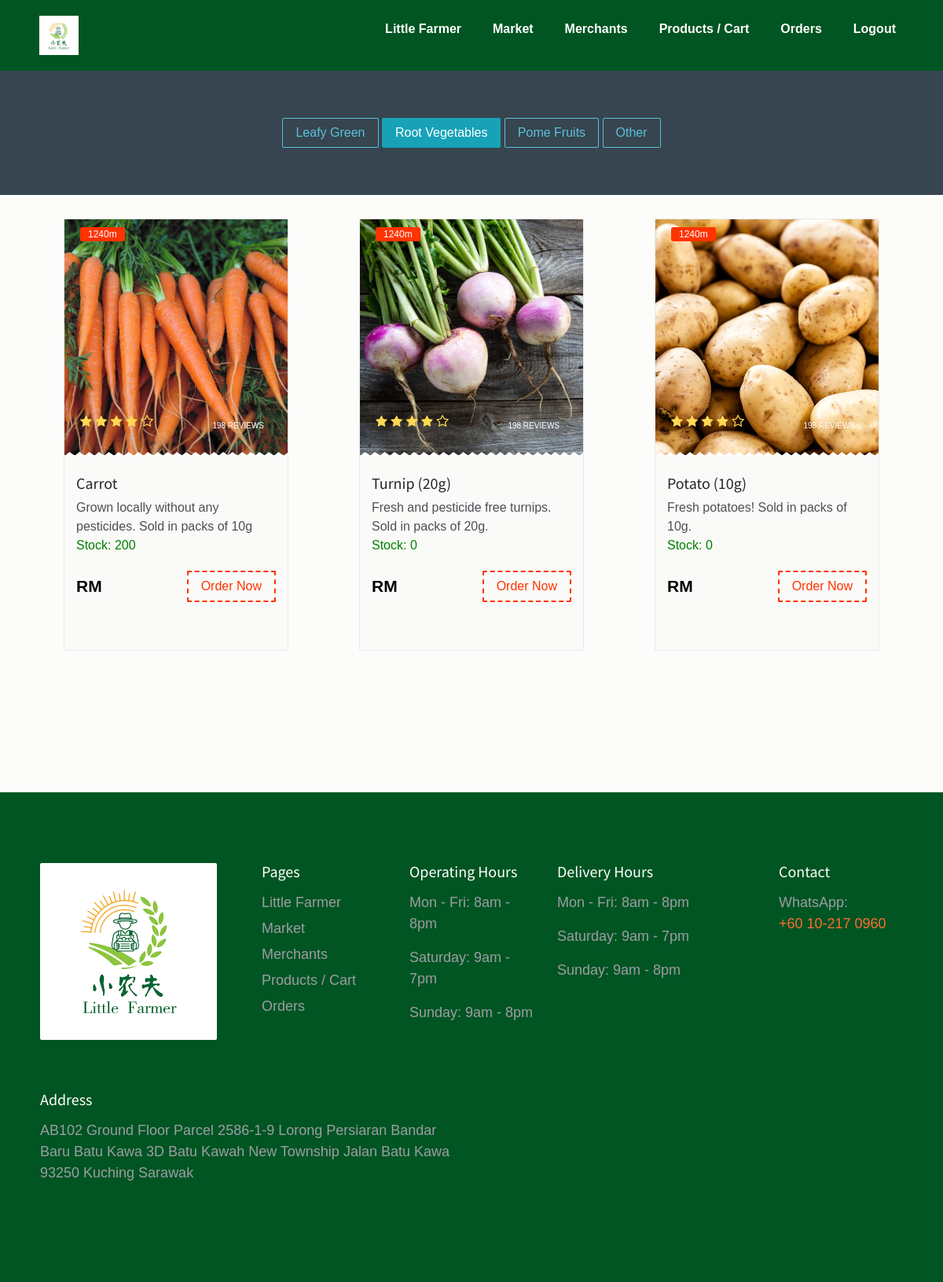
Page /category_products.php?categories_id=6 (signed in) on the committed database.
### tables this page shows
CREATE TABLE `product` (
  `product_id` int(11) NOT NULL,
  `productCode` varchar(30) NOT NULL,
  `product_name` varchar(255) NOT NULL,
  `product_image` text NOT NULL,
  `descr` varchar(500) NOT NULL,
  `categories_id` int(11) NOT NULL,
  `quantity` float NOT NULL,
  `owner` text NOT NULL,
  `product_date` text NOT NULL,
  `status` int(11) NOT NULL DEFAULT 0
);

### category_products.php (the view, shortened to what this page needs)
<!DOCTYPE html>
<html lang="en">
<head>
    <link href="css/bootstrap.min.css" rel="stylesheet">
    <link href="css/font-awesome.min.css" rel="stylesheet">
    <link href="css/animsition.min.css" rel="stylesheet">
    <link href="css/animate.css" rel="stylesheet">
    <link href="css/style.css" rel="stylesheet">
</head>
<body class="home">
    <?php include("includes/header.php"); ?>
    <section class="hero">
        <div class="hero-inner">
            <?php
                $activeCategoryId = isset($_GET['categories_id']) ? $_GET['categories_id'] : '';
            ?>
            <div>
                <a href="category_products.php?categories_id=5" class="btn btn-outline-info <?= $activeCategoryId == 5 ? 'active-link' : '' ?>" role="button">Leafy Green</a>
                <a href="category_products.php?categories_id=6" class="btn btn-outline-info <?= $activeCategoryId == 6 ? 'active-link' : '' ?>" role="button">Root Vegetables</a>
                <a href="category_products.php?categories_id=7" class="btn btn-outline-info <?= $activeCategoryId == 7 ? 'active-link' : '' ?>" role="button">Pome Fruits</a>
                <a href="category_products.php?categories_id=8" class="btn btn-outline-info <?= $activeCategoryId == 8 ? 'active-link' : '' ?>" role="button">Other</a>
            </div>
        </div>
    </section>
    <section class="popular">
        <div class="container">
            <div class="row">
            <?php
            if (isset($_GET['categories_id']))
            {
                $id = $_GET['categories_id'];
            }
            else
            {
                $id = 0;
            }
            $ress = mysqli_query($db, "SELECT * FROM product WHERE categories_id = {$id}");
            while ($r = mysqli_fetch_array($ress))
            {
                echo '<div class="col-xs-12 col-sm-6 col-md-4 food-item">
                        <div class="food-item-wrap">
                            <div class="figure-wrap bg-image search-product" data-image-src="' . $r['product_image'] . '">
                                <div class="distance"><i class="fa fa-pin"></i>1240m</div>
                                <div class="rating pull-left"> <i class="fa fa-star"></i> <i class="fa fa-star"></i> <i class="fa fa-star"></i> <i class="fa fa-star"></i> <i class="fa fa-star-o"></i> </div>
                                <div class="review pull-right"><a href="#">198 reviews</a> </div>
                            </div>
                            <div class="product content" data-product-id="'.$r['product_id'].'" data-product-owner="'.$r['owner'].'">
                                <div class="price-btn-block">
                                    <a href="dishes.php?res_id='.$r['owner'].'"> <h5>'.$r['product_name'].'</h5></a>
                                    <div>'.$r['descr'].'</div>
                                    <div class="product-name" style="color: green;"> Stock: '.(int) $r['quantity'].'</div>
                                    <span class="price">RM '.$r['price'].'</span>
                                    <button class="btn theme-btn-dash pull-right addToCart">Order Now</button>
                                </div>
                            </div>
                        </div>
                    </div>';
            }
            ?>
        </div>
    </section>
    <?php
    include("includes/footer.php");
    ?>
</body>
</html>

### css/style.css (style rules this page uses)
body { background: rgba(252, 251, 249, 0.68); font-size: 16px; color: #4d4f56; font-weight: 400; overflow-x: hidden; }
.h1, .h2, .h3, .h4, .h5, .h6, h1, h2, h3, h4, h5, h6 { font-family: "Source Sans Pro", sans-serif; color: #25282b; }
a { color: #f30; }
.container { max-width: 1270px; width: 94%; }
.form-control-lg, .dropdown-menu, .btn, .btn-group-lg > .btn, .btn-lg, .img-rounded { border-radius: 2px }
.btn { transition: all .4s; }
.theme-btn-dash { border: 2px dashed #f30; background-color: transparent; color: #f30 }
.hero { padding-top: 5%; padding-bottom: 5%; text-align: center; position: relative; background-color: #36454f; }
.hero:before { content: ""; display: block; height: 100%; position: absolute; top: 0; left: 0; width: 100%; z-index: 1; }
.hero .hero-inner { position: relative; z-index: 1 }
.popular { background-size: 100%; }
.food-item-wrap { border: 1px solid #eaebeb; border-radius: 2px; overflow: hidden; margin: 0 30px 180px 30px; background: #fafaf8; height: 550px; }
.food-item-wrap .price { font-size: 21px; font-weight: 700; color: #000; margin-top: 4px; display: inline-block; }
.food-item-wrap .product-name { margin-bottom: 20px; }
.food-item-wrap .content { padding: 25px 15px 35px; }
.food-item-wrap .figure-wrap { position: relative; height: 300px; }
.food-item-wrap .figure-wrap:after { position: absolute; bottom: -1px; left: 0; content: ""; background: url(../images/zig-zag.png); width: 100%; height: 5px; }
.food-item-wrap .review { margin-top: 5px; font-size: 10px; text-transform: uppercase; }
.food-item-wrap .distance { background: #f30; border-radius: 3px; color: #fff; font-size: 12px; padding: 0 10px; display: inline-block; position: absolute; top: 10px; left: 20px; }
.food-item-wrap .rating i { color: #ffd953; font-size: 16px; }
.food-item-wrap .rating .fa-star-o { font-size: 17px; }
.food-item-wrap .rating { position: absolute; bottom: 30px; left: 20px; }
.food-item-wrap .review { right: 30px; position: absolute; bottom: 30px; }
.food-item-wrap .review a { color: #fff; }
.active-link { color: #fff; background-color: #17a2b8; border-color: #17a2b8; }

### landing/style.css (style rules this page uses)
* { margin: 0; padding: 0; box-sizing: border-box; }
html, body { height: 100%; font-family: 'Arial', sans-serif; }

### rows in the picture
product: product_image (picture), product_name "Carrot", descr "Grown locally without any pesticides. Sold in packs of 10g", quantity "200"
product: product_image (picture), product_name "Turnip (20g)", descr "Fresh and pesticide free turnips. Sold in packs of 20g.", quantity "0"
product: product_image (picture), product_name "Potato (10g)", descr "Fresh potatoes! Sold in packs of 10g.", quantity "0"
